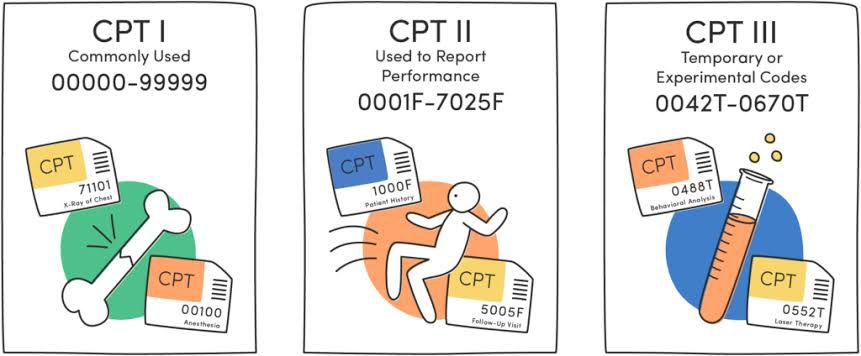
#> input picture CSV files/AI.jpeg, 861 x 356 px, found by its file name
$ jupyter execute 'CV2(2).ipynb'
#> lines starting #> are read from the running program, lines starting #| are printed output that depends on the picture; after the words box and inside, x2 and y2 are one past the last pixel; in counts of white or black regions, pixels touching at a corner belong together
[cell 1]
import  cv2 as cv
img = cv.imread('AI.jpeg')
#> img is the input picture: shape (356, 861, 3); mean B, G, R 225.4, 229, 228.5
img

[cell 2]
gray = cv.cvtColor(img,cv.COLOR_BGR2GRAY)
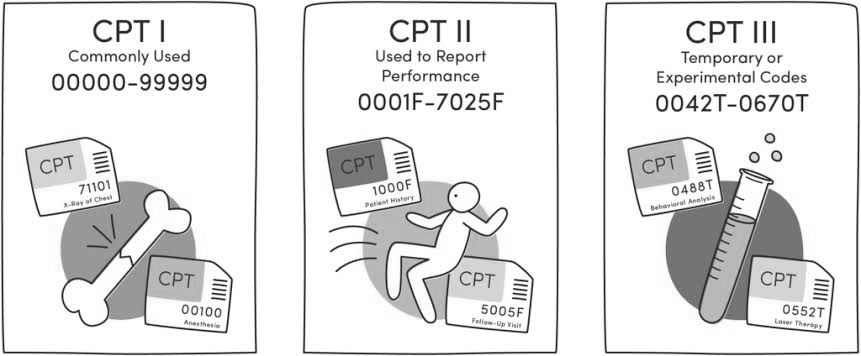
#> gray: shape (356, 861); min 5, max 255, mean 228.4
cv.imshow('Gray', gray)
cv.waitKey()

[cell 3]
blur = cv.GaussianBlur(img,(3,3), cv.BORDER_DEFAULT)
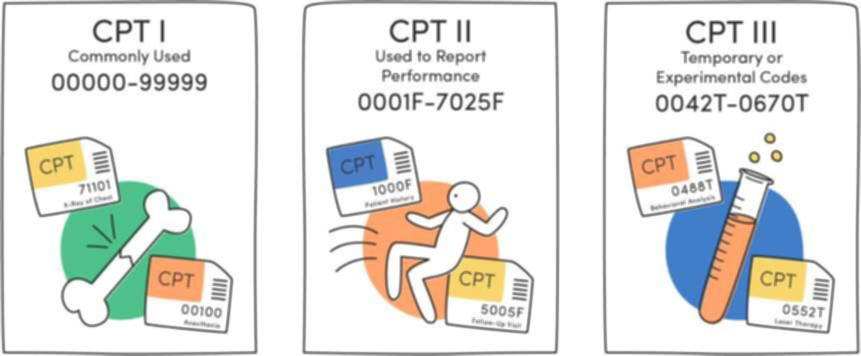
#> blur: shape (356, 861, 3); mean B, G, R 225.3, 228.8, 228.4
cv.imshow('Blur', blur)
cv.waitKey(0)

[cell 4]
canny = cv.Canny(blur, 125, 175)
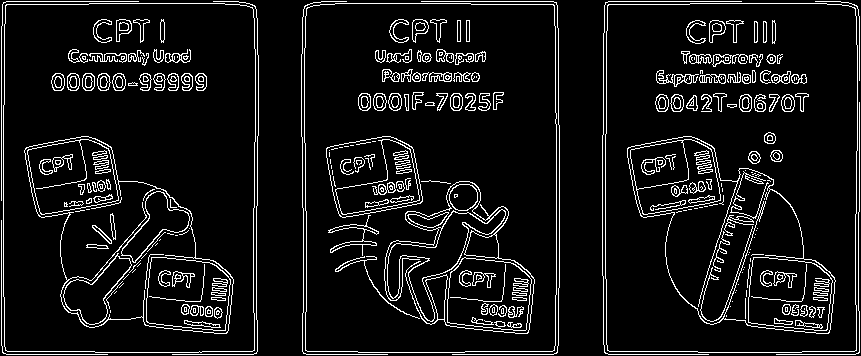
#> canny: shape (356, 861); 8.4% white in thin lines or dots
cv.imshow('Canny Image', canny)
cv.waitKey(0)

[cell 5]
dilated = cv.dilate(canny, (7,7), iterations=3)
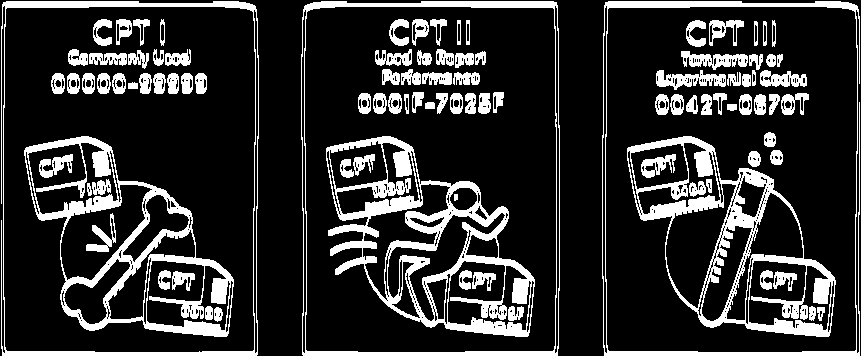
#> dilated: shape (356, 861); 18.8% white; 99 white regions, largest, box (x1, y1, x2, y2) and area: (326, 136, 535, 337) 10660, (627, 136, 836, 337) 8536, (24, 136, 234, 337) 8175
cv.imshow('Dilated', dilated)
cv.waitKey(0)

[cell 6]
resized = cv.resize(img, (1000,500), interpolation=cv.INTER_CUBIC)
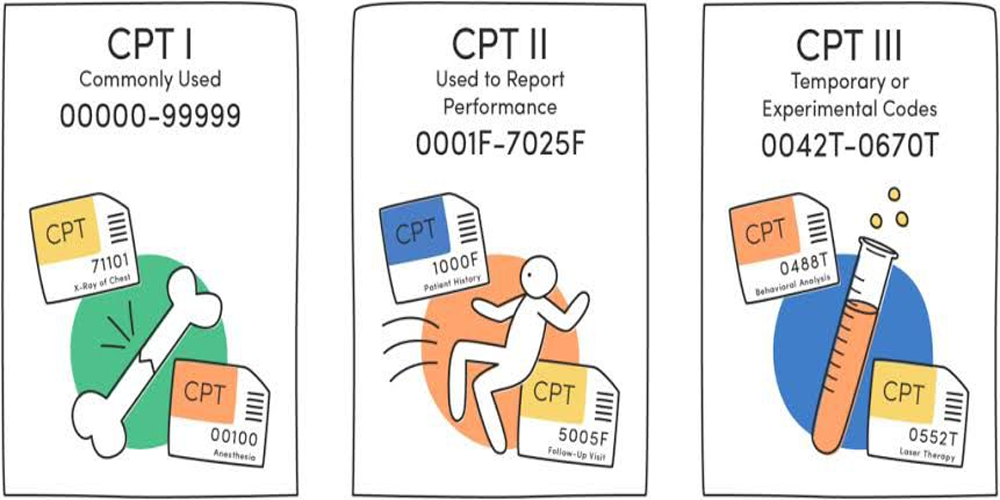
#> resized: shape (500, 1000, 3); mean B, G, R 225.3, 228.8, 228.3
